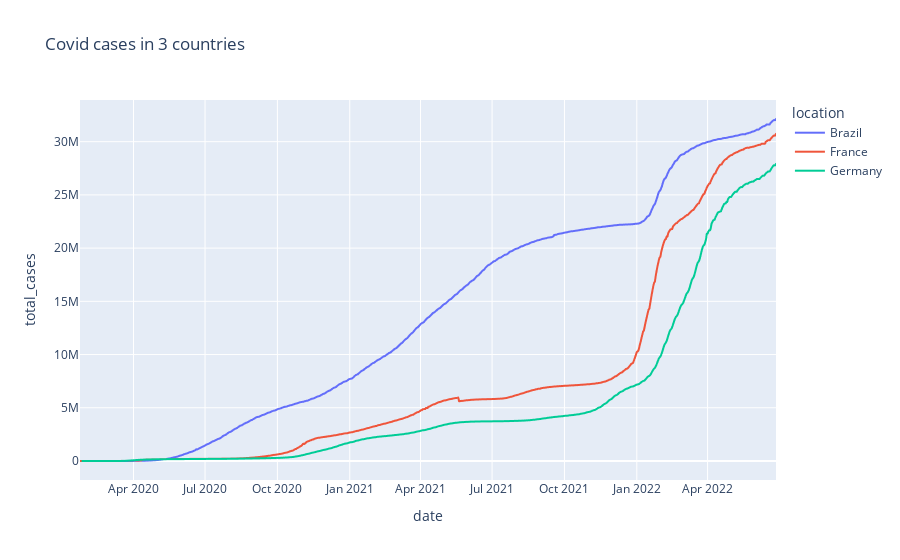

Here is the notebook cell this chart was saved with:
### Code cell
fig = px.line(data_all_countries, x="date", y="total_cases", color='location', title='Covid cases in 3 countries')
fig.show()

### Figure 1 — Plotly figure (JSON) as saved in the notebook; plotly's stock layout.template omitted (floating-point values rounded to 4 significant figures; data arrays with more than 128 entries replaced by an {"elided": "..."} marker saying what was removed)
{"data": [{"hovertemplate": "location=Brazil<br>date=%{x}<br>total_cases=%{y}<extra></extra>", "legendgroup": "Brazil", "line": {"color": "#636efa", "dash": "solid"}, "marker": {"symbol": "circle"}, "mode": "lines", "name": "Brazil", "showlegend": true, "type": "scattergl", "x": {"elided": "853 str values"}, "xaxis": "x", "y": {"elided": "853 int values"}, "yaxis": "y"}, {"hovertemplate": "location=France<br>date=%{x}<br>total_cases=%{y}<extra></extra>", "legendgroup": "France", "line": {"color": "#EF553B", "dash": "solid"}, "marker": {"symbol": "circle"}, "mode": "lines", "name": "France", "showlegend": true, "type": "scattergl", "x": {"elided": "886 str values"}, "xaxis": "x", "y": {"elided": "886 int values"}, "yaxis": "y"}, {"hovertemplate": "location=Germany<br>date=%{x}<br>total_cases=%{y}<extra></extra>", "legendgroup": "Germany", "line": {"color": "#00cc96", "dash": "solid"}, "marker": {"symbol": "circle"}, "mode": "lines", "name": "Germany", "showlegend": true, "type": "scattergl", "x": {"elided": "883 str values"}, "xaxis": "x", "y": {"elided": "883 int values"}, "yaxis": "y"}], "layout": {"legend": {"title": {"text": "location"}, "tracegroupgap": 0}, "title": {"text": "Covid cases in 3 countries"}, "xaxis": {"anchor": "y", "domain": [0, 1], "title": {"text": "date"}}, "yaxis": {"anchor": "x", "domain": [0, 1], "title": {"text": "total_cases"}}}}
